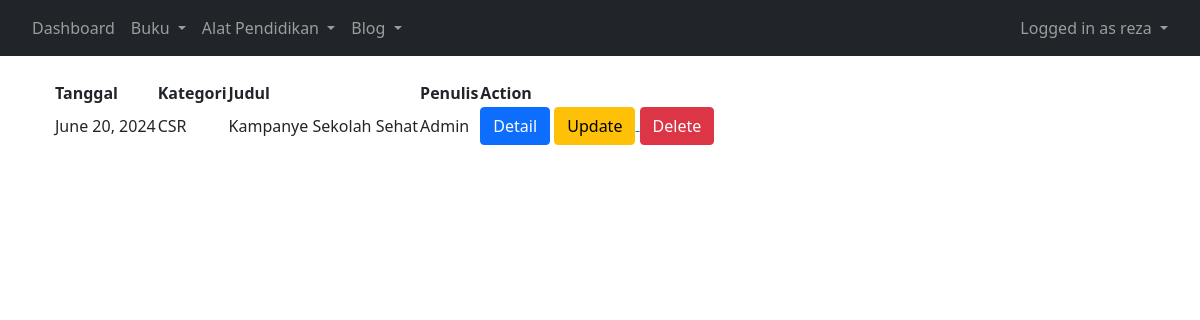
/viewblog (signed in), run on the app's committed database.
### app/models.py (models this page shows, shortened)
class Blog(models.Model):
    id_blog = models.SlugField(primary_key=True, max_length=255)
    kategori = models.CharField(max_length=50)
    tanggal = models.DateField()
    penulis = models.CharField(max_length=100)
    judul = models.CharField(max_length=255)
    deskripsi = models.TextField()
    gambar = models.ImageField()

### app/views.py (the view)
# urls.py: path('viewblog', views.blog, name='viewblog'),
@login_required(login_url="/login")
def blog(request):
    blog = Blog.objects.all()
    return render(request, 'admin/viewblog.html', {'blog':blog})

### app/templates/admin/viewblog.html (shortened to what this page needs)
{% extends "admin/adminbase.html" %}
{% load static %}
{% block content %}
<div class="container mt-4 mb-4">
    <table id="myTable" class="display">
        <thead>
            <tr>
                <th>Tanggal</th>
                <th>Kategori</th>
                <th>Judul</th>
                <th>Penulis</th>
                <th>Action</th>
            </tr>
        </thead>
        <tbody>
            {% for i in blog %}
            <tr>
                <td>{{i.tanggal}}</td>
                <td>{{i.kategori}}</td>
                <td>{{i.judul}}</td>
                <td>{{i.penulis}}</td>
                <td>
                    <button type="button" class="btn btn-primary" data-bs-toggle="modal" data-bs-target="#exampleModal"
                        data-image="{% static i.gambar.url %}"
                        data-desc="{{i.deskripsi}}">
                        Detail
                    </button>
                    <a href="{% url 'updateblog' i.id_blog %}">
                        <button type="button" class="btn btn-warning">Update</button>
                    </a>
                    <a href="{% url 'deleteblog' i.id_blog %}">
                        <button type="button" class="btn btn-danger">Delete</button>
                    </a>
                </td>
            </tr>
            {% endfor %}
        </tbody>
    </table>
</div>
{% endblock content %}

### app/templates/admin/adminbase.html (shortened to what this page needs)
<!DOCTYPE html>
<html>
<head>
    <link rel="stylesheet" href="https://cdnjs.cloudflare.com/ajax/libs/bootstrap/5.0.2/css/bootstrap.min.css">
    <link href="https://cdn.jsdelivr.net/npm/bootstrap@5.3.0/dist/css/bootstrap.min.css" rel="stylesheet">
    <link rel="stylesheet" href="https://cdn.jsdelivr.net/npm/bootstrap@5.0.0-alpha3/dist/css/bootstrap.min.css">
	<link rel="stylesheet" href="https://cdnjs.cloudflare.com/ajax/libs/bootstrap-datepicker/1.9.0/css/bootstrap-datepicker.min.css">
	<link rel="stylesheet" href="https://cdnjs.cloudflare.com/ajax/libs/font-awesome/4.7.0/css/font-awesome.min.css">
    <link rel="stylesheet" href="https://cdn.datatables.net/2.0.8/css/dataTables.dataTables.min.css">
</head>
<body>
<nav class="navbar navbar-expand-lg navbar-dark bg-dark">
    <div class="container-fluid">
        <div>
        <ul class="navbar-nav">
            <li class="nav-item">
            <a class="nav-link" href="/dashboard">Dashboard</a>
            </li>
            <li class="nav-item dropdown">
            <a class="nav-link dropdown-toggle" href="#" id="navbarDarkDropdownMenuLink" role="button" data-bs-toggle="dropdown" aria-expanded="false">
                Buku
            </a>
            </li>
            <li class="nav-item dropdown">
            <a class="nav-link dropdown-toggle" href="#" id="navbarDarkDropdownMenuLink" role="button" data-bs-toggle="dropdown" aria-expanded="false">
                Alat Pendidikan
            </a>
            </li>
            <li class="nav-item dropdown">
            <a class="nav-link dropdown-toggle" href="#" id="navbarDarkDropdownMenuLink" role="button" data-bs-toggle="dropdown" aria-expanded="false">
                Blog
            </a>
            </li>
        </ul>
        </div>
        <div>
        <ul class="navbar-nav">
            <li class="nav-item dropdown">
            <a class="nav-link dropdown-toggle" href="#" id="navbarDarkDropdownMenuLink" role="button" data-bs-toggle="dropdown" aria-expanded="false">
                Logged in as {{user.username}}
            </a>
        </ul>
        </div>
    </div>
</nav>
{% block content %}{% endblock content %}
</body>
</html>

### data on the page
Blog: tanggal "June 20, 2024", kategori "CSR", judul "Kampanye Sekolah Sehat", penulis "Admin"

### other printed values
{{ user.username }} "reza"
